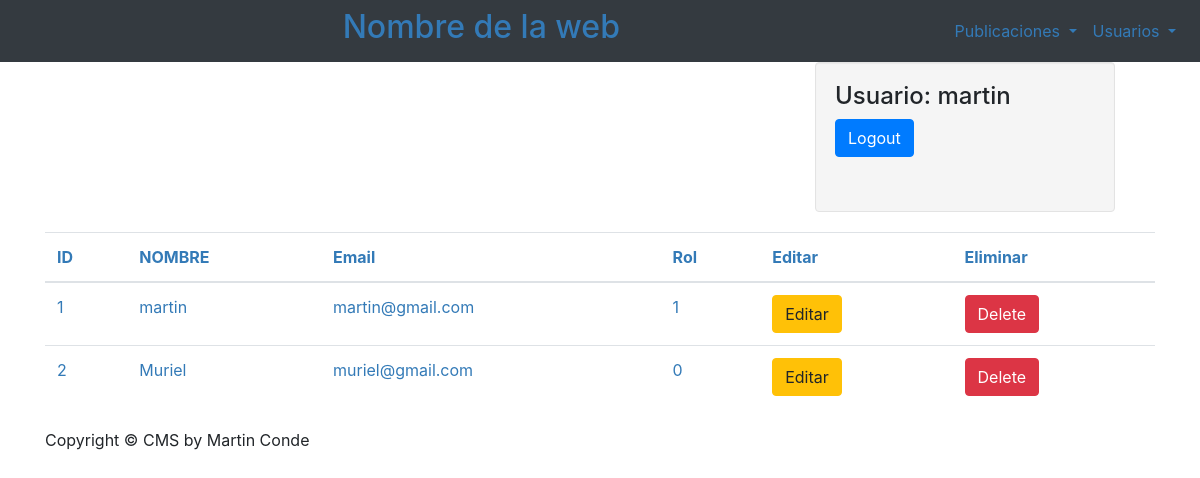
Page /mostrarDatos/listarUsuarios.php (signed in) on the earlier database version.
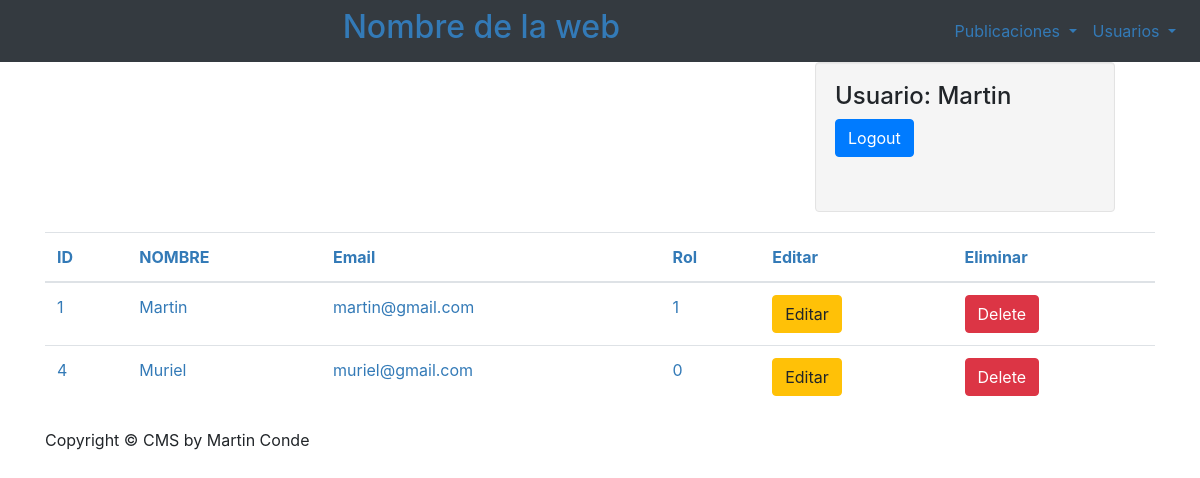
Same page on the later database version.
### tables this page shows
CREATE TABLE `usuario` (
  `idusuario` int(11) NOT NULL,
  `nombre` varchar(45) NOT NULL,
  `email` varchar(45) NOT NULL,
  `pass` varchar(256) NOT NULL,
  `rol` int(11) NOT NULL
);

### conexion/BDMySql.php (called while the page is built, shortened)
<?php
class BDMySql{
    private static $bd;
    private function __construct(){
        $conn = "mysql:host=127.0.0.1; dbname=proyecto";
        $usuario = "root";
        $passw = "";
        $this->conexion = new PDO($conn, $usuario, $passw);
    }
    public static function getConexion(){
        if (!isset(self::$bd)) {
            self::$bd = new BDMySql();
        }
        return self::$bd->conexion;
    }
}

### usuario/UsuarioMysql.php (called while the page is built, shortened)
<?php
require_once(dirname(__FILE__)."/../conexion/BDMySql.php");
require_once(dirname(__FILE__)."/../usuario/Usuario.php");
class UsuarioMysql extends Usuario{
    static function listar(){
        $stm = BDMySql::getConexion()->prepare("SELECT * from usuario");
        $stm->execute();
        $usuarios = [];
        while (($user = $stm->fetch())!=null) {
            $usuarios[$user["idusuario"]] =  new UsuarioMysql($user["nombre"],$user["email"],$user["pass"],$user["rol"],false,$user["idusuario"]);
        }
        return $usuarios;
    }
}

### usuario/Usuario.php (called while the page is built, shortened)
<?php
abstract class Usuario{
        public function getId_usuario()
        {
            return $this->id_usuario;
        }
        public function getNombre()
        {
            return $this->nombre;
        }
        public function getCorreo()
        {
            return $this->correo;
        }
        public function getRol()
        {
            return $this->rol;
        }
}

### mostrarDatos/listarUsuarios.php (the view, shortened to what this page needs)
<?php
require_once(dirname(__FILE__)."/../usuario/UsuarioMysql.php");
$usuarios = UsuarioMysql::listar();
include("../header.php");
include ("../sidebar.php");
?>
        <?php
        if($_SESSION["rol"] == 1){
    ?>
        <div class="container">
                  <table class="table  text-white mb-0">
                    <thead>
                      <tr>
                        <th scope="col">ID</th>
                        <th scope="col">NOMBRE</th>
                        <th scope="col">Email</th>
                        <th scope="col">Rol</th>
                        <th scope="col">Editar</th>
                        <th scope="col">Eliminar</th>
                      </tr>
                    </thead>
                    <tbody>
                    <?php
                    foreach ($usuarios as $id => $usuario) {
                ?>
                        <tr>
                            <td><?= $usuario->getId_usuario() ?></td>
                            <td><?= $usuario->getNombre() ?></td>
                            <td><?= $usuario->getCorreo() ?></td>
                            <td><?= $usuario->getRol() ?></td>
                            <td><a  href="../modificar/modifUsuarios.php?id=<?= $usuario->getId_usuario() ?>"><button type="button" class="btn btn-warning">Editar</button></a></td>
                            <td><a  href="../eliminar/eliminarUsuarios.php?id=<?= $usuario->getId_usuario() ?>" onclick="javascript:return confirm('Estás seguro de eliminar este usuario?')"><button type="button" class="btn btn-danger">Delete</button></a></td>
                        </tr>
                <?php
                    }
                ?>
            </table>
        <?php
        }else{
        ?>
        <h2>No tienes permiso para ver los usuarios</h2>
        <?php } ?>
<?php include "../footer.php"; ?>
</body>
</html>

### sidebar.php (shortened to what this page needs)
<div class="col-md-4">
<div class="well">
    <?php if(isset($_SESSION['rol'])): ?>
        <h4>Usuario: <?php echo $_SESSION['nombre'] ?></h4>
        <a href="/ProyectoFP/cerrarSesion.php" class="btn btn-primary">Logout</a>
    <?php endif; ?>
</div>
</div>

Differences in the rows shown:
removed usuario: idusuario "2", nombre "Muriel", email "muriel@gmail.com", rol "0"
changed usuario "martin@gmail.com": nombre "martin" → "Martin"
added usuario: idusuario "4", nombre "Muriel", email "muriel@gmail.com", rol "0"
Other differences:
$_SESSION['nombre']: "martin" → "Martin"
